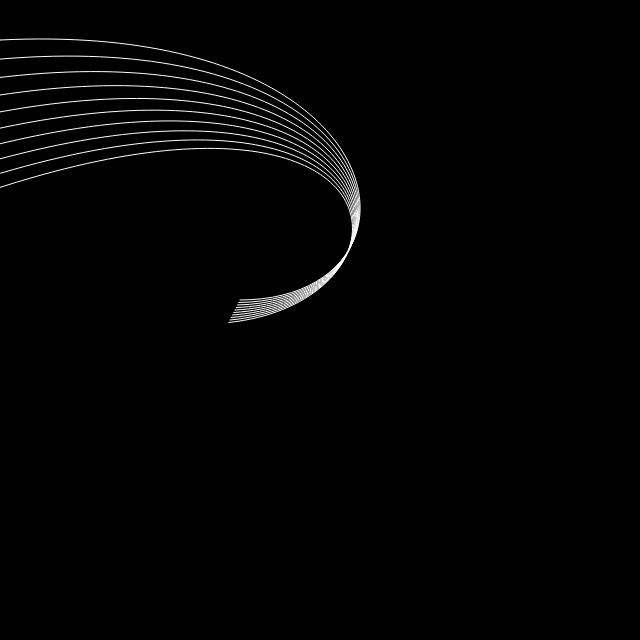
Frame 1 (no input)
Frame 60 (no input): identical to frame 1, image omitted
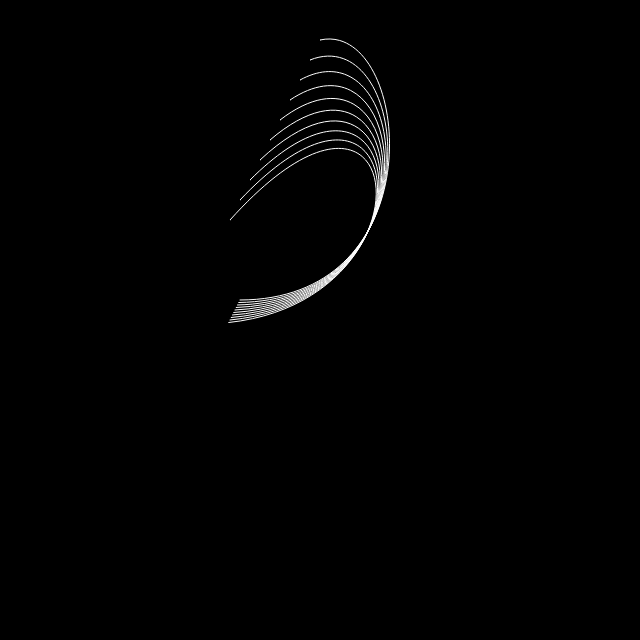
Frame 120 (the mouse pressed at the canvas centre since frame 60)

The p5.js sketch that drew these frames (run headless with seeded random() and noise() and a simulated clock; from frame 60 on, the mouse is pressed at the canvas centre):

// p5.js sketch
// ── sketch.js
function setup() {
  createCanvas(640, 640);    
  stroke(255);                
  noFill();  
}

function draw() {
  background(0);                       
  for ( i = 0; i < 200; i += 20) {     
    bezier(mouseX-(i/2.0), 40+i, 410, 20, 440, 300, 240-(i/16.0), 300+(i/8.0)); // bezier() is the same
  }
}
